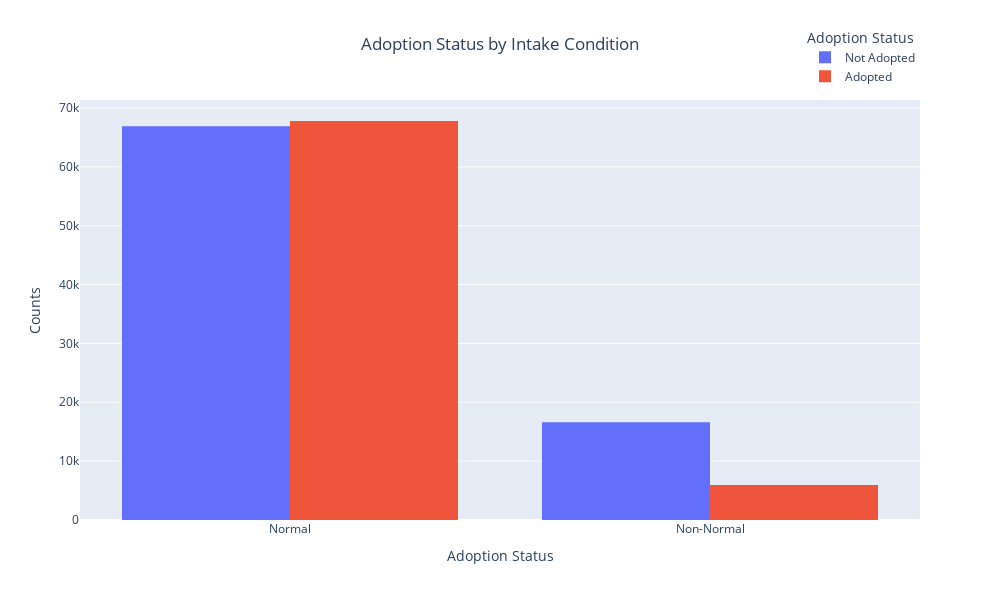

This figure's notebook cell:
### Code cell
fig = px.histogram(condition_research,
             x="intake_cond_binary",
             color="adoption_status",
             barmode = "group",
             title="Adoption Status by Intake Condition")

fig.update_layout(title_x=0.5,
                  xaxis=dict(title="Adoption Status"),
                  yaxis=dict(title="Counts"),
                  legend_title_text="Adoption Status",
                  height=600,
                  width=1000)

fig.update_layout(legend=dict(
    orientation="v",
    yanchor="bottom",
    y=1.02,
    xanchor="right",
    x=1))

fig.show()

### Figure 1 — Plotly figure (JSON) as saved in the notebook; plotly's stock layout.template omitted (floating-point values rounded to 4 significant figures; data arrays with more than 128 entries replaced by an {"elided": "..."} marker saying what was removed)
{"data": [{"alignmentgroup": "True", "bingroup": "x", "hovertemplate": "adoption_status=Not Adopted<br>intake_cond_binary=%{x}<br>count=%{y}<extra></extra>", "legendgroup": "Not Adopted", "marker": {"color": "#636efa", "pattern": {"shape": ""}}, "name": "Not Adopted", "offsetgroup": "Not Adopted", "orientation": "v", "showlegend": true, "type": "histogram", "x": {"elided": "83542 str values"}, "xaxis": "x", "yaxis": "y"}, {"alignmentgroup": "True", "bingroup": "x", "hovertemplate": "adoption_status=Adopted<br>intake_cond_binary=%{x}<br>count=%{y}<extra></extra>", "legendgroup": "Adopted", "marker": {"color": "#EF553B", "pattern": {"shape": ""}}, "name": "Adopted", "offsetgroup": "Adopted", "orientation": "v", "showlegend": true, "type": "histogram", "x": {"elided": "73755 str values"}, "xaxis": "x", "yaxis": "y"}], "layout": {"barmode": "group", "height": 600, "legend": {"orientation": "v", "title": {"text": "Adoption Status"}, "tracegroupgap": 0, "x": 1, "xanchor": "right", "y": 1.02, "yanchor": "bottom"}, "title": {"text": "Adoption Status by Intake Condition", "x": 0.5}, "width": 1000, "xaxis": {"anchor": "y", "domain": [0, 1], "title": {"text": "Adoption Status"}}, "yaxis": {"anchor": "x", "domain": [0, 1], "title": {"text": "Counts"}}}}
